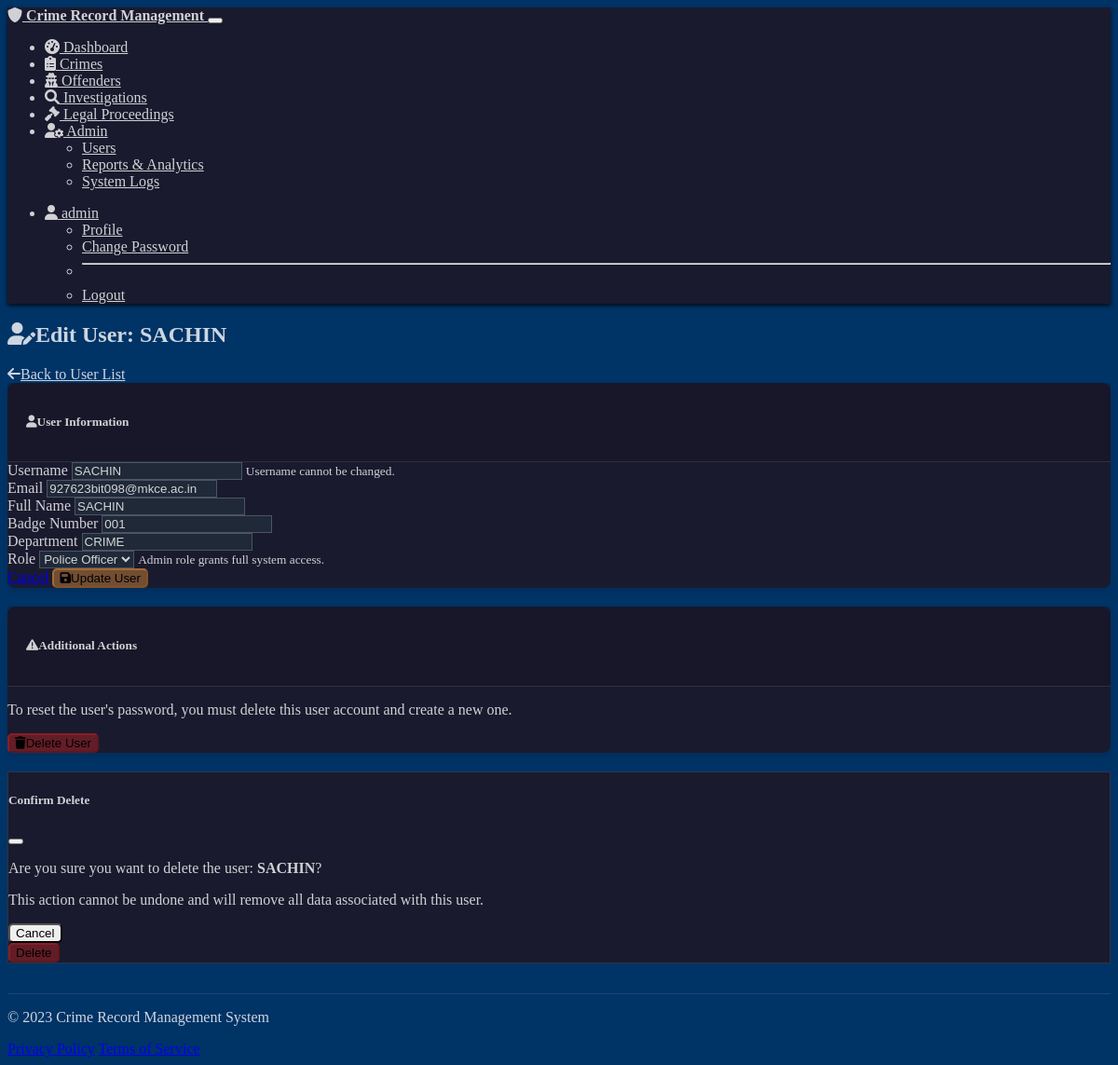
Page /admin/edit_user/2 (signed in) on the committed database.
### models.py (models this page shows, shortened)
class User(UserMixin, db.Model):
    id = db.Column(db.Integer, primary_key=True)
    username = db.Column(db.String(64), unique=True, nullable=False)
    password_hash = db.Column(db.String(256), nullable=False)
    email = db.Column(db.String(120), unique=True, nullable=False)
    full_name = db.Column(db.String(100), nullable=False)
    role = db.Column(db.String(20), nullable=False, default='police')  # 'admin' or 'police'
    badge_number = db.Column(db.String(20), nullable=True)
    department = db.Column(db.String(100), nullable=True)
    created_at = db.Column(db.DateTime, default=datetime.utcnow)
    crimes = db.relationship('Crime', backref='reported_by_user', lazy=True)
    investigations = db.relationship('Investigation', backref='assigned_officer', lazy=True)
    def is_admin(self):
        return self.role == 'admin'

### admin.py (the view, shortened to what this page needs)
@app.route('/admin/edit_user/<int:user_id>', methods=['GET', 'POST'])
@login_required
@admin_required
def admin_edit_user(user_id):
    user = User.query.get_or_404(user_id)
    form = UserEditForm()
    if request.method == 'GET':
        form.email.data = user.email
        form.full_name.data = user.full_name
        form.badge_number.data = user.badge_number
        form.department.data = user.department
        form.role.data = user.role
    return render_template('admin/edit_user.html',
                           title='Edit User',
                           form=form,
                           user=user)

### templates/admin/edit_user.html (shortened to what this page needs)
{% extends "base.html" %}
{% block content %}
<div class="container">
    <div class="d-flex justify-content-between align-items-center mb-4">
        <h2><i class="fas fa-user-edit me-2"></i>Edit User: {{ user.username }}</h2>
        <a href="{{ url_for('admin_users') }}" class="btn btn-outline-secondary">
            <i class="fas fa-arrow-left me-2"></i>Back to User List
        </a>
    </div>
    <div class="card">
        <div class="card-header">
            <h5 class="mb-0"><i class="fas fa-user me-2"></i>User Information</h5>
        </div>
        <div class="card-body">
            <form method="POST" action="">
                <div class="row mb-3">
                    <div class="col-md-6">
                        <div class="form-group">
                            <label class="form-label">Username</label>
                            <input type="text" class="form-control" value="{{ user.username }}" readonly>
                            <small class="form-text text-muted">Username cannot be changed.</small>
                        </div>
                    </div>
                    <div class="col-md-6">
                        {{ form.email.label(class="form-label") }}
                        {% if form.email.errors %}
                            {{ form.email(class="form-control is-invalid") }}
                            <div class="invalid-feedback">
                                {% for error in form.email.errors %}
                                    <span>{{ error }}</span>
                                {% endfor %}
                            </div>
                        {% else %}
                            {{ form.email(class="form-control") }}
                        {% endif %}
                    </div>
                </div>
                <div class="row mb-3">
                    <div class="col-md-6">
                        {{ form.full_name.label(class="form-label") }}
                        {% if form.full_name.errors %}
                            {{ form.full_name(class="form-control is-invalid") }}
                            <div class="invalid-feedback">
                                {% for error in form.full_name.errors %}
                                    <span>{{ error }}</span>
                                {% endfor %}
                            </div>
                        {% else %}
                            {{ form.full_name(class="form-control") }}
                        {% endif %}
                    </div>
                    <div class="col-md-6">
                        {{ form.badge_number.label(class="form-label") }}
                        {% if form.badge_number.errors %}
                            {{ form.badge_number(class="form-control is-invalid") }}
                            <div class="invalid-feedback">
                                {% for error in form.badge_number.errors %}
                                    <span>{{ error }}</span>
                                {% endfor %}
                            </div>
                        {% else %}
                            {{ form.badge_number(class="form-control") }}
                        {% endif %}
                    </div>
                </div>
                <div class="row mb-3">
                    <div class="col-md-6">
                        {{ form.department.label(class="form-label") }}
                        {% if form.department.errors %}
                            {{ form.department(class="form-control is-invalid") }}
                            <div class="invalid-feedback">
                                {% for error in form.department.errors %}
                                    <span>{{ error }}</span>
                                {% endfor %}
                            </div>
                        {% else %}
                            {{ form.department(class="form-control") }}
                        {% endif %}
                    </div>
                    <div class="col-md-6">
                        {{ form.role.label(class="form-label") }}
                        {% if form.role.errors %}
                            {{ form.role(class="form-select is-invalid") }}
                            <div class="invalid-feedback">
                                {% for error in form.role.errors %}
                                    <span>{{ error }}</span>
                                {% endfor %}
                            </div>
                        {% else %}
                            {{ form.role(class="form-select") }}
                        {% endif %}
                        {% if user.id == current_user.id %}
                        <small class="form-text text-danger">Changing your own role may affect your permissions.</small>
                        {% else %}
                        <small class="form-text text-muted">Admin role grants full system access.</small>
                        {% endif %}
                    </div>
                </div>
                <div class="d-grid gap-2 d-md-flex justify-content-md-end">
                    <a href="{{ url_for('admin_users') }}" class="btn btn-secondary me-md-2">Cancel</a>
                    <button type="submit" class="btn btn-primary">
                        <i class="fas fa-save me-2"></i>Update User
                    </button>
                </div>
            </form>
        </div>
    </div>
    <div class="card mt-4">
        <div class="card-header bg-warning text-dark">
            <h5 class="mb-0"><i class="fas fa-exclamation-triangle me-2"></i>Additional Actions</h5>
        </div>
        <div class="card-body">
            <p>To reset the user's password, you must delete this user account and create a new one.</p>
            <div class="d-grid gap-2 d-md-flex justify-content-md-end">
                {% if user.id != current_user.id %}
                <button type="button" class="btn btn-danger" data-bs-toggle="modal" data-bs-target="#deleteModal">
                    <i class="fas fa-trash me-2"></i>Delete User
                </button>
                {% else %}
                <button type="button" class="btn btn-danger" disabled>
                    <i class="fas fa-trash me-2"></i>Cannot Delete Your Own Account
                </button>
                {% endif %}
            </div>
        </div>
    </div>
    <div class="modal fade" id="deleteModal" tabindex="-1" aria-labelledby="deleteModalLabel" aria-hidden="true">
        <div class="modal-dialog">
            <div class="modal-content">
                <div class="modal-header">
                    <h5 class="modal-title" id="deleteModalLabel">Confirm Delete</h5>
                    <button type="button" class="btn-close" data-bs-dismiss="modal" aria-label="Close"></button>
                </div>
                <div class="modal-body">
                    <p>Are you sure you want to delete the user: <strong>{{ user.username }}</strong>?</p>
                    <p class="text-danger fw-bold">This action cannot be undone and will remove all data associated with this user.</p>
                </div>
                <div class="modal-footer">
                    <button type="button" class="btn btn-secondary" data-bs-dismiss="modal">Cancel</button>
                    <form action="{{ url_for('admin_delete_user', user_id=user.id) }}" method="POST">
                        <button type="submit" class="btn btn-danger">Delete</button>
                    </form>
                </div>
            </div>
        </div>
    </div>
</div>
{% endblock %}

### templates/base.html (shortened to what this page needs)
<!DOCTYPE html>
<html lang="en" data-bs-theme="dark">
<head>
    <link rel="stylesheet" href="https://cdn.replit.com/agent/bootstrap-agent-dark-theme.min.css">
    <link rel="stylesheet" href="https://cdnjs.cloudflare.com/ajax/libs/font-awesome/6.0.0/css/all.min.css">
    <link rel="stylesheet" href="{{ url_for('static', filename='css/custom.css') }}">
</head>
<body>
    <nav class="navbar navbar-expand-lg navbar-dark bg-dark mb-4">
        <div class="container">
            <a class="navbar-brand" href="{{ url_for('index') }}">
                <i class="fas fa-shield-alt me-2"></i>
                Crime Record Management
            </a>
            <button class="navbar-toggler" type="button" data-bs-toggle="collapse" data-bs-target="#navbarNav" aria-controls="navbarNav" aria-expanded="false" aria-label="Toggle navigation">
            </button>
            <div class="collapse navbar-collapse" id="navbarNav">
                <ul class="navbar-nav me-auto">
                    {% if current_user.is_authenticated %}
                    <li class="nav-item">
                        <a class="nav-link" href="{{ url_for('dashboard') }}">
                            <i class="fas fa-tachometer-alt me-1"></i> Dashboard
                        </a>
                    </li>
                    <li class="nav-item">
                        <a class="nav-link" href="{{ url_for('crimes_list') }}">
                            <i class="fas fa-clipboard-list me-1"></i> Crimes
                        </a>
                    </li>
                    <li class="nav-item">
                        <a class="nav-link" href="{{ url_for('offenders_list') }}">
                            <i class="fas fa-user-secret me-1"></i> Offenders
                        </a>
                    </li>
                    <li class="nav-item">
                        <a class="nav-link" href="{{ url_for('investigations_list') }}">
                            <i class="fas fa-search me-1"></i> Investigations
                        </a>
                    </li>
                    <li class="nav-item">
                        <a class="nav-link" href="{{ url_for('legal_list') }}">
                            <i class="fas fa-gavel me-1"></i> Legal Proceedings
                        </a>
                    </li>
                    {% if current_user.is_admin() %}
                    <li class="nav-item dropdown">
                        <a class="nav-link dropdown-toggle" href="#" id="adminDropdown" role="button" data-bs-toggle="dropdown" aria-expanded="false">
                            <i class="fas fa-user-cog me-1"></i> Admin
                        </a>
                        <ul class="dropdown-menu" aria-labelledby="adminDropdown">
                            <li><a class="dropdown-item" href="{{ url_for('admin_users') }}">Users</a></li>
                            <li><a class="dropdown-item" href="{{ url_for('admin_reports') }}">Reports & Analytics</a></li>
                            <li><a class="dropdown-item" href="{{ url_for('admin_logs') }}">System Logs</a></li>
                        </ul>
                    </li>
                    {% endif %}
                    {% endif %}
                </ul>
                <ul class="navbar-nav">
                    {% if current_user.is_authenticated %}
                    <li class="nav-item dropdown">
                        <a class="nav-link dropdown-toggle" href="#" id="userDropdown" role="button" data-bs-toggle="dropdown" aria-expanded="false">
                            <i class="fas fa-user me-1"></i> {{ current_user.username }}
                        </a>
                        <ul class="dropdown-menu dropdown-menu-end" aria-labelledby="userDropdown">
                            <li><a class="dropdown-item" href="{{ url_for('profile') }}">Profile</a></li>
                            <li><a class="dropdown-item" href="{{ url_for('change_password') }}">Change Password</a></li>
                            <li><hr class="dropdown-divider"></li>
                            <li><a class="dropdown-item" href="{{ url_for('logout') }}">Logout</a></li>
                        </ul>
                    </li>
                    {% endif %}
                </ul>
            </div>
        </div>
    </nav>
    <main class="container">
        {% block content %}{% endblock %}
    </main>
    <footer class="footer mt-5 py-3 bg-dark">
        <div class="container">
            <div class="row">
                <div class="col-md-6">
                    <p class="text-muted">&copy; 2023 Crime Record Management System</p>
                </div>
                <div class="col-md-6 text-end">
                    <a href="#" class="text-muted me-3">Privacy Policy</a>
                    <a href="#" class="text-muted">Terms of Service</a>
                </div>
            </div>
        </div>
    </footer>
</body>
</html>

### rows in the picture
User: username "admin"
User: username "SACHIN", email "927623bit098@mkce.ac.in", full_name "SACHIN", badge_number "001", department "CRIME", role "Police Officer"
